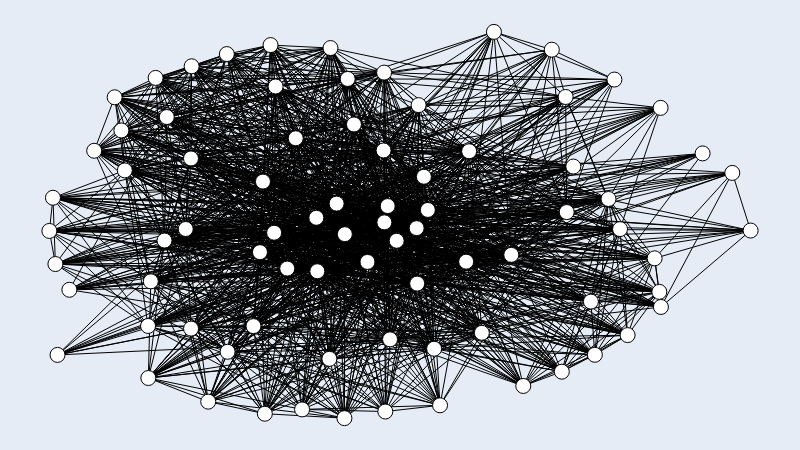

Notebook code cell kept with this figure:
### Code cell
# Rede one-mode (linguagens a partir dos devs)

onemode_devs_g = fm.load('data/devs_langs_onemode.gml')

# Visualization
onemode_devs_g.set_all_nodes('size', (15))
onemode_devs_g.set_all_nodes('labpos', 'hover')

for n in onemode_devs_g.nodes:
    onemode_devs_g.nodes[n]['label'] = n

# onemode_devs_g.move('bipartite', [n for n in onemode_devs_g.nodes if onemode_devs_g.nodes[n]['size'] != 20])
onemode_devs_g.move('kamada_kawai')

onemode_devs_g.draw()

### Figure 1 — Plotly figure (JSON) as saved in the notebook; plotly's stock layout.template omitted (floating-point values rounded to 4 significant figures; data arrays with more than 128 entries replaced by an {"elided": "..."} marker saying what was removed)
{"data": [{"hoverinfo": "none", "line": {"color": "rgb(0, 0, 0)", "dash": "solid", "width": 1}, "mode": "lines", "type": "scatter", "x": {"elided": "4938 float values"}, "y": {"elided": "4938 float values"}}, {"hoverinfo": "text", "marker": {"color": "rgb(255, 255, 255)", "line": {"color": "rgb(0, 0, 0)", "width": 1}, "size": 15, "symbol": "circle"}, "mode": "markers", "text": ["Python", "Vim script", "Makefile", "Batchfile", "Dockerfile", "Shell", "Awk", "Perl", "MATLAB", "M", "C++", "Cuda", "Jupyter Notebook", "CSS", "HTML", "TeX", "Perl 6", "C", "Prolog", "Java", "JavaScript", "XML", "Kotlin", "Swift", "Groovy", "ANTLR", "Objective-C", "Thrift", "Lex", "Go", "Rust", "Scala", "OCaml", "PowerShell", "Assembly", "Roff", "D", "Haskell", "IDL", "Yacc", "C#", "Smalltalk", "Objective-C++", "Tcl", "DIGITAL Command Language", "SQLPL", "TSQL", "CMake", "Ruby", "GLSL", "TypeScript", "AppleScript", "CoffeeScript", "Protocol Buffer", "HCL", "Clojure", "PHP", "PostScript", "Dart", "Visual Basic", "XSLT", "1C Enterprise", "OpenEdge ABL", "ASP", "Emacs Lisp", "Lua", "sed", "Elm", "Nim", "M4", "Ragel", "Pascal", "AutoHotkey", "NSIS", "ActionScript", "ApacheConf", "Smarty", "PLSQL", "Puppet", "Terra"], "textfont": {"color": "rgb(0, 0, 0)"}, "textposition": "middle center", "type": "scatter", "x": [0.4952, 0.6587, 0.5397, 0.3807, 0.4766, 0.4777, 0.7377, 0.5944, 0.4254, 0.8058, 0.4096, 0.7165, 0.7362, 0.4825, 0.5237, 0.5265, 0.634, 0.4213, 0.4773, 0.3045, 0.4536, 0.3154, 0.2019, 0.3513, 0.1642, 0.2531, 0.3821, 0.4009, 0.2029, 0.534, 0.4343, 0.5986, 0.1674, 0.3205, 0.1076, 0.3392, 0.1515, 0.1027, 0.06392, 0.3226, 0.1944, 0.09313, 0.3003, 0.005117, 0.2542, 0, 0.0086, 0.291, 0.5245, 0.1407, 0.4858, 0.02852, 0.202, 0.01164, 0.8721, 0.1446, 0.7722, 0.8138, 0.3993, 0.1411, 0.5487, 0.2265, 0.3073, 0.4208, 0.8716, 0.7973, 0.6167, 0.7472, 0.3604, 0.4791, 0.5571, 0.8631, 0.6758, 0.7307, 0.7778, 0.8246, 0.8698, 1, 0.9739, 0.9315], "y": [0.4591, 0.4227, 0.539, 0.5186, 0.693, 0.5068, 0.5335, 0.405, 0.8782, 0.8765, 0.5554, 0.9539, 0.8314, 0.549, 0.4919, 0.8104, 1, 0.4762, 0.8946, 0.6124, 0.4044, 0.9658, 0.6723, 0.7245, 0.4598, 0.9425, 0.3803, 0.9581, 0.9109, 0.625, 0.7603, 0.6909, 0.7795, 0.48, 0.6414, 0.3871, 0.8808, 0.7447, 0.6921, 0.8586, 0.4896, 0.8307, 0.4297, 0.5705, 0.1717, 0.4846, 0.3989, 0.2382, 0.3482, 0.2386, 0.2039, 0.3323, 0.2318, 0.1636, 0.2878, 0.3542, 0.3017, 0.4894, 0.1535, 0.1039, 0.1796, 0.04262, 0.01139, 0, 0.8032, 0.5674, 0.2209, 0.6514, 0.02254, 0.01705, 0.03318, 0.4137, 0.08327, 0.1202, 0.164, 0.215, 0.3269, 0.4856, 0.6348, 0.6853]}, {"hoverinfo": "none", "mode": "text", "text": {"elided": "1646 null values"}, "textfont": {"color": "rgb(0, 0, 0)"}, "textposition": "middle center", "type": "scatter", "x": {"elided": "1646 float values"}, "y": {"elided": "1646 float values"}}, {"hoverinfo": "none", "marker": {"color": "rgba(255, 255, 255, 0.0)", "line": {"color": "rgba(255, 255, 255, 0.0)", "width": 0}, "size": 0, "symbol": "circle"}, "mode": "markers", "type": "scatter", "x": [0.5, 0, 1, 0.5], "y": [0, 0.5, 0.5, 1]}], "layout": {"height": 450, "margin": {"b": 0, "l": 0, "r": 0, "t": 0}, "showlegend": false, "width": 800, "xaxis": {"showgrid": false, "showticklabels": false, "zeroline": false}, "yaxis": {"showgrid": false, "showticklabels": false, "zeroline": false}}}
